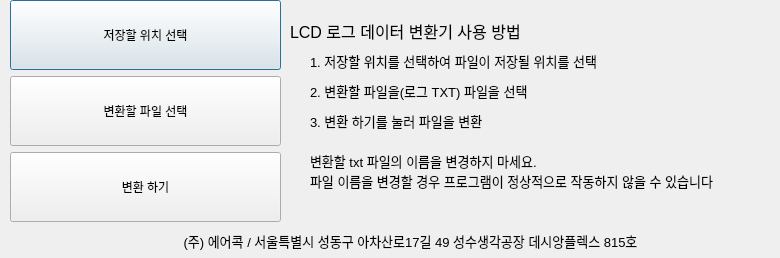
<?xml version="1.0" encoding="UTF-8"?>
<ui version="4.0">
 <class>Dialog</class>
 <widget class="QDialog" name="Dialog">
  <property name="geometry">
   <rect>
    <x>0</x>
    <y>0</y>
    <width>780</width>
    <height>258</height>
   </rect>
  </property>
  <property name="windowTitle">
   <string>Dialog</string>
  </property>
  <widget class="QLabel" name="label_5">
   <property name="geometry">
    <rect>
     <x>310</x>
     <y>150</y>
     <width>391</width>
     <height>21</height>
    </rect>
   </property>
   <property name="font">
    <font>
     <pointsize>10</pointsize>
    </font>
   </property>
   <property name="text">
    <string>변환할 txt 파일의 이름을 변경하지 마세요.</string>
   </property>
  </widget>
  <widget class="QLabel" name="label_7">
   <property name="geometry">
    <rect>
     <x>160</x>
     <y>230</y>
     <width>501</width>
     <height>21</height>
    </rect>
   </property>
   <property name="font">
    <font>
     <pointsize>10</pointsize>
    </font>
   </property>
   <property name="text">
    <string>(주) 에어콕 / 서울특별시 성동구 아차산로17길 49 성수생각공장 데시앙플렉스 815호</string>
   </property>
   <property name="alignment">
    <set>Qt::AlignCenter</set>
   </property>
  </widget>
  <widget class="QLabel" name="label">
   <property name="geometry">
    <rect>
     <x>290</x>
     <y>20</y>
     <width>251</width>
     <height>21</height>
    </rect>
   </property>
   <property name="font">
    <font>
     <pointsize>12</pointsize>
    </font>
   </property>
   <property name="text">
    <string>LCD 로그 데이터 변환기 사용 방법</string>
   </property>
  </widget>
  <widget class="QLabel" name="label_6">
   <property name="geometry">
    <rect>
     <x>310</x>
     <y>170</y>
     <width>451</width>
     <height>21</height>
    </rect>
   </property>
   <property name="font">
    <font>
     <pointsize>10</pointsize>
    </font>
   </property>
   <property name="text">
    <string>파일 이름을 변경할 경우 프로그램이 정상적으로 작동하지 않을 수 있습니다</string>
   </property>
  </widget>
  <widget class="QLabel" name="label_3">
   <property name="geometry">
    <rect>
     <x>310</x>
     <y>80</y>
     <width>391</width>
     <height>21</height>
    </rect>
   </property>
   <property name="font">
    <font>
     <pointsize>10</pointsize>
    </font>
   </property>
   <property name="text">
    <string>2. 변환할 파일을(로그 TXT) 파일을 선택</string>
   </property>
  </widget>
  <widget class="QLabel" name="label_4">
   <property name="geometry">
    <rect>
     <x>310</x>
     <y>110</y>
     <width>391</width>
     <height>21</height>
    </rect>
   </property>
   <property name="font">
    <font>
     <pointsize>10</pointsize>
    </font>
   </property>
   <property name="text">
    <string>3. 변환 하기를 눌러 파일을 변환</string>
   </property>
  </widget>
  <widget class="QLabel" name="label_2">
   <property name="geometry">
    <rect>
     <x>310</x>
     <y>50</y>
     <width>391</width>
     <height>21</height>
    </rect>
   </property>
   <property name="font">
    <font>
     <pointsize>10</pointsize>
    </font>
   </property>
   <property name="text">
    <string>1. 저장할 위치를 선택하여 파일이 저장될 위치를 선택</string>
   </property>
  </widget>
  <widget class="QWidget" name="verticalLayoutWidget">
   <property name="geometry">
    <rect>
     <x>10</x>
     <y>0</y>
     <width>271</width>
     <height>231</height>
    </rect>
   </property>
   <layout class="QVBoxLayout" name="verticalLayout_2" stretch="0,0,0">
    <property name="sizeConstraint">
     <enum>QLayout::SetMinAndMaxSize</enum>
    </property>
    <item>
     <widget class="QPushButton" name="select_save_path">
      <property name="minimumSize">
       <size>
        <width>0</width>
        <height>70</height>
       </size>
      </property>
      <property name="text">
       <string>저장할 위치 선택</string>
      </property>
     </widget>
    </item>
    <item>
     <widget class="QPushButton" name="select_aircok_file_path">
      <property name="minimumSize">
       <size>
        <width>0</width>
        <height>70</height>
       </size>
      </property>
      <property name="text">
       <string>변환할 파일 선택</string>
      </property>
     </widget>
    </item>
    <item>
     <widget class="QPushButton" name="conversion">
      <property name="minimumSize">
       <size>
        <width>0</width>
        <height>70</height>
       </size>
      </property>
      <property name="text">
       <string>변환 하기</string>
      </property>
     </widget>
    </item>
   </layout>
  </widget>
 </widget>
 <resources/>
 <connections/>
</ui>
